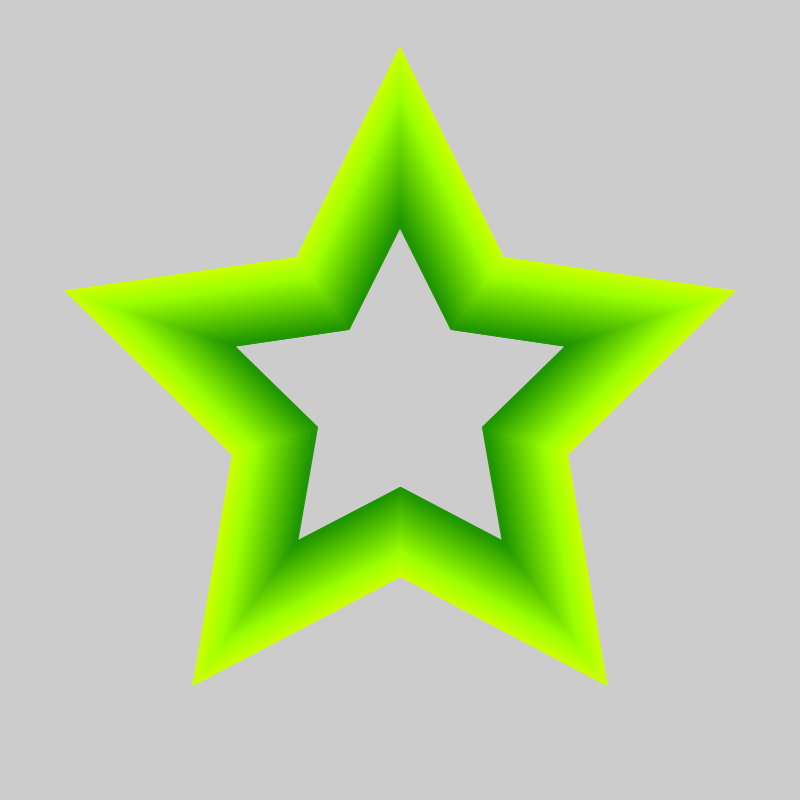
Frame 1 (no input)
Frame 60 (the mouse pressed at the canvas centre just before this capture): identical to frame 1, image omitted
Frame 120 (the mouse held since frame 60 and released just before this capture): identical to frame 1, image omitted

The Processing sketch that drew this single still picture (run headless with seeded random() and noise(); from frame 60 on, the mouse is pressed at the canvas centre):

// Processing sketch: sketch_171018b
// ── sketch_171018b.pde
void setup(){
 size(800,800);
}

 //float x[] = new float[100];
 //float y[] = new float[100];
 int x0 = 400;
 int y0 = 400;
 float r = 350;
 float r2 = r/2;
 int n = 20;
 float alfa = 2*PI/(n/2);
 float gama = PI; //inclinatia
 
void draw(){
 noFill();
 strokeWeight(3);
 //stroke(200, 50, 0);

 while(r > r2){
  stroke(r-145, r*0.85, 0);
  beginShape();
  for(int i = 0; i < n; i++){
   if (i%2 == 0)
    vertex(x0+sin(i*alfa+gama)*r, y0+cos(i*alfa+gama)*r);
   else
    vertex(x0+sin(i*alfa+gama)*(r/2), y0+cos(i*alfa+gama)*(r/2));
   }
 endShape(CLOSE);
 r--;
 }

}
